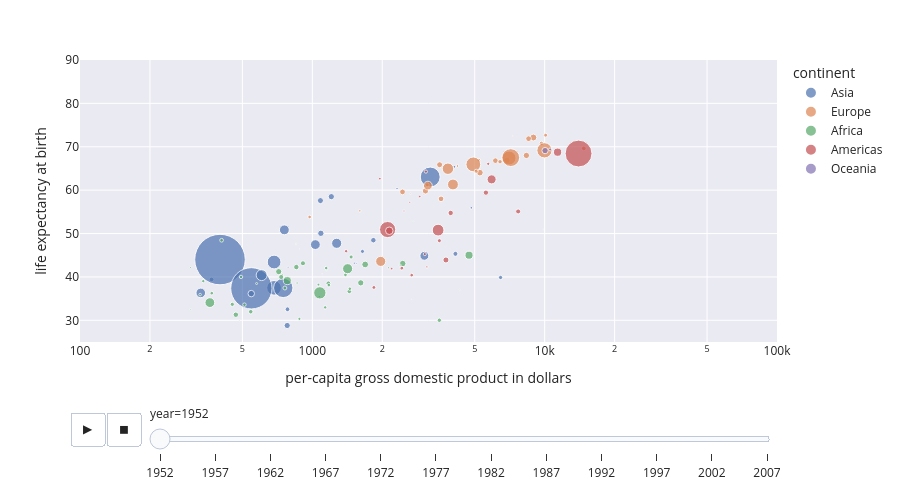

The code cell stored with this chart in its notebook:
### Markdown cell above
Entre autres possibilités, `plotly` propose une couche d'animation relativement simple à mettre en oeuvre

### Code cell
px.scatter(
    gapminder,
    x="gdpPercap",
    y="lifeExp",
    animation_frame="year",
    animation_group="country",
    size="pop",
    color="continent",
    hover_name="country",
    log_x=True,
    size_max=55,
    range_x=[100, 100000],
    range_y=[25, 90],
    labels={
        "lifeExp": "life expectancy at birth",
        "gdpPercap": "per-capita gross domestic product in dollars",
    },
).update_layout(height=500)

### Figure 1 — Plotly figure (JSON) as saved in the notebook; plotly's stock layout.template omitted (floating-point values rounded to 4 significant figures)
{"data": [{"hovertemplate": "<b>%{hovertext}</b><br><br>continent=Asia<br>year=1952<br>per-capita gross domestic product in dollars=%{x}<br>life expectancy at birth=%{y}<br>pop=%{marker.size}<extra></extra>", "hovertext": ["Afghanistan", "Bahrain", "Bangladesh", "Cambodia", "China", "Hong Kong, China", "India", "Indonesia", "Iran", "Iraq", "Israel", "Japan", "Jordan", "Korea, Dem. Rep.", "Korea, Rep.", "Kuwait", "Lebanon", "Malaysia", "Mongolia", "Myanmar", "Nepal", "Oman", "Pakistan", "Philippines", "Saudi Arabia", "Singapore", "Sri Lanka", "Syria", "Taiwan", "Thailand", "Vietnam", "West Bank and Gaza", "Yemen, Rep."], "ids": ["Afghanistan", "Bahrain", "Bangladesh", "Cambodia", "China", "Hong Kong, China", "India", "Indonesia", "Iran", "Iraq", "Israel", "Japan", "Jordan", "Korea, Dem. Rep.", "Korea, Rep.", "Kuwait", "Lebanon", "Malaysia", "Mongolia", "Myanmar", "Nepal", "Oman", "Pakistan", "Philippines", "Saudi Arabia", "Singapore", "Sri Lanka", "Syria", "Taiwan", "Thailand", "Vietnam", "West Bank and Gaza", "Yemen, Rep."], "legendgroup": "Asia", "marker": {"color": "rgb(76,114,176)", "size": [8425333, 120447, 46886859, 4693836, 556263527, 2125900, 372000000, 82052000, 17272000, 5441766, 1620914, 86459025, 607914, 8865488, 20947571, 160000, 1439529, 6748378, 800663, 20092996, 9182536, 507833, 41346560, 22438691, 4005677, 1127000, 7982342, 3661549, 8550362, 21289402, 26246839, 1030585, 4963829], "sizemode": "area", "sizeref": 435900.0, "symbol": "circle"}, "mode": "markers", "name": "Asia", "orientation": "v", "showlegend": true, "type": "scatter", "x": [779.4, 9867.0, 684.2, 368.5, 400.4, 3054.0, 546.6, 749.7, 3035.0, 4130.0, 4087.0, 3217.0, 1547.0, 1088.0, 1031.0, 108400.0, 4835.0, 1831.0, 786.6, 331.0, 545.9, 1828.0, 684.6, 1273.0, 6460.0, 2315.0, 1084.0, 1643.0, 1207.0, 757.8, 605.1, 1516.0, 781.7], "xaxis": "x", "y": [28.8, 50.94, 37.48, 39.42, 44.0, 60.96, 37.37, 37.47, 44.87, 45.32, 65.39, 63.03, 43.16, 50.06, 47.45, 55.56, 55.93, 48.46, 42.24, 36.32, 36.16, 37.58, 43.44, 47.75, 39.88, 60.4, 57.59, 45.88, 58.5, 50.85, 40.41, 43.16, 32.55], "yaxis": "y"}, {"hovertemplate": "<b>%{hovertext}</b><br><br>continent=Europe<br>year=1952<br>per-capita gross domestic product in dollars=%{x}<br>life expectancy at birth=%{y}<br>pop=%{marker.size}<extra></extra>", "hovertext": ["Albania", "Austria", "Belgium", "Bosnia and Herzegovina", "Bulgaria", "Croatia", "Czech Republic", "Denmark", "Finland", "France", "Germany", "Greece", "Hungary", "Iceland", "Ireland", "Italy", "Montenegro", "Netherlands", "Norway", "Poland", "Portugal", "Romania", "Serbia", "Slovak Republic", "Slovenia", "Spain", "Sweden", "Switzerland", "Turkey", "United Kingdom"], "ids": ["Albania", "Austria", "Belgium", "Bosnia and Herzegovina", "Bulgaria", "Croatia", "Czech Republic", "Denmark", "Finland", "France", "Germany", "Greece", "Hungary", "Iceland", "Ireland", "Italy", "Montenegro", "Netherlands", "Norway", "Poland", "Portugal", "Romania", "Serbia", "Slovak Republic", "Slovenia", "Spain", "Sweden", "Switzerland", "Turkey", "United Kingdom"], "legendgroup": "Europe", "marker": {"color": "rgb(221,132,82)", "size": [1282697, 6927772, 8730405, 2791000, 7274900, 3882229, 9125183, 4334000, 4090500, 42459667, 69145952, 7733250, 9504000, 147962, 2952156, 47666000, 413834, 10381988, 3327728, 25730551, 8526050, 16630000, 6860147, 3558137, 1489518, 28549870, 7124673, 4815000, 22235677, 50430000], "sizemode": "area", "sizeref": 435900.0, "symbol": "circle"}, "mode": "markers", "name": "Europe", "orientation": "v", "showlegend": true, "type": "scatter", "x": [1601.0, 6137.0, 8343.0, 973.5, 2444.0, 3119.0, 6876.0, 9692.0, 6425.0, 7030.0, 7144.0, 3531.0, 5264.0, 7268.0, 5210.0, 4931.0, 2648.0, 8942.0, 10100.0, 4029.0, 3068.0, 3145.0, 3581.0, 5075.0, 4215.0, 3834.0, 8528.0, 14730.0, 1969.0, 9980.0], "xaxis": "x", "y": [55.23, 66.8, 68.0, 53.82, 59.6, 61.21, 66.87, 70.78, 66.55, 67.41, 67.5, 65.86, 64.03, 72.49, 66.91, 65.94, 59.16, 72.13, 72.67, 61.31, 59.82, 61.05, 58.0, 64.36, 65.57, 64.94, 71.86, 69.62, 43.59, 69.18], "yaxis": "y"}, {"hovertemplate": "<b>%{hovertext}</b><br><br>continent=Africa<br>year=1952<br>per-capita gross domestic product in dollars=%{x}<br>life expectancy at birth=%{y}<br>pop=%{marker.size}<extra></extra>", "hovertext": ["Algeria", "Angola", "Benin", "Botswana", "Burkina Faso", "Burundi", "Cameroon", "Central African Republic", "Chad", "Comoros", "Congo, Dem. Rep.", "Congo, Rep.", "Cote d'Ivoire", "Djibouti", "Egypt", "Equatorial Guinea", "Eritrea", "Ethiopia", "Gabon", "Gambia", "Ghana", "Guinea", "Guinea-Bissau", "Kenya", "Lesotho", "Liberia", "Libya", "Madagascar", "Malawi", "Mali", "Mauritania", "Mauritius", "Morocco", "Mozambique", "Namibia", "Niger", "Nigeria", "Reunion", "Rwanda", "Sao Tome and Principe", "Senegal", "Sierra Leone", "Somalia", "South Africa", "Sudan", "Swaziland", "Tanzania", "Togo", "Tunisia", "Uganda", "Zambia", "Zimbabwe"], "ids": ["Algeria", "Angola", "Benin", "Botswana", "Burkina Faso", "Burundi", "Cameroon", "Central African Republic", "Chad", "Comoros", "Congo, Dem. Rep.", "Congo, Rep.", "Cote d'Ivoire", "Djibouti", "Egypt", "Equatorial Guinea", "Eritrea", "Ethiopia", "Gabon", "Gambia", "Ghana", "Guinea", "Guinea-Bissau", "Kenya", "Lesotho", "Liberia", "Libya", "Madagascar", "Malawi", "Mali", "Mauritania", "Mauritius", "Morocco", "Mozambique", "Namibia", "Niger", "Nigeria", "Reunion", "Rwanda", "Sao Tome and Principe", "Senegal", "Sierra Leone", "Somalia", "South Africa", "Sudan", "Swaziland", "Tanzania", "Togo", "Tunisia", "Uganda", "Zambia", "Zimbabwe"], "legendgroup": "Africa", "marker": {"color": "rgb(85,168,104)", "size": [9279525, 4232095, 1738315, 442308, 4469979, 2445618, 5009067, 1291695, 2682462, 153936, 14100005, 854885, 2977019, 63149, 22223309, 216964, 1438760, 20860941, 420702, 284320, 5581001, 2664249, 580653, 6464046, 748747, 863308, 1019729, 4762912, 2917802, 3838168, 1022556, 516556, 9939217, 6446316, 485831, 3379468, 33119096, 257700, 2534927, 60011, 2755589, 2143249, 2526994, 14264935, 8504667, 290243, 8322925, 1219113, 3647735, 5824797, 2672000, 3080907], "sizemode": "area", "sizeref": 435900.0, "symbol": "circle"}, "mode": "markers", "name": "Africa", "orientation": "v", "showlegend": true, "type": "scatter", "x": [2449.0, 3521.0, 1063.0, 851.2, 543.3, 339.3, 1173.0, 1071.0, 1179.0, 1103.0, 780.5, 2126.0, 1389.0, 2670.0, 1419.0, 375.6, 328.9, 362.1, 4293.0, 485.2, 911.3, 510.2, 299.9, 853.5, 298.8, 575.6, 2388.0, 1443.0, 369.2, 452.3, 743.1, 1968.0, 1688.0, 468.5, 2424.0, 761.9, 1077.0, 2719.0, 493.3, 879.6, 1450.0, 879.8, 1136.0, 4725.0, 1616.0, 1148.0, 716.7, 859.8, 1468.0, 734.8, 1147.0, 406.9], "xaxis": "x", "y": [43.08, 30.02, 38.22, 47.62, 31.98, 39.03, 38.52, 35.46, 38.09, 40.72, 39.14, 42.11, 40.48, 34.81, 41.89, 34.48, 35.93, 34.08, 37.0, 30.0, 43.15, 33.61, 32.5, 42.27, 42.14, 38.48, 42.72, 36.68, 36.26, 33.69, 40.54, 50.99, 42.87, 31.29, 41.73, 37.44, 36.32, 52.72, 40.0, 46.47, 37.28, 30.33, 32.98, 45.01, 38.63, 41.41, 41.22, 38.6, 44.6, 39.98, 42.04, 48.45], "yaxis": "y"}, {"hovertemplate": "<b>%{hovertext}</b><br><br>continent=Americas<br>year=1952<br>per-capita gross domestic product in dollars=%{x}<br>life expectancy at birth=%{y}<br>pop=%{marker.size}<extra></extra>", "hovertext": ["Argentina", "Bolivia", "Brazil", "Canada", "Chile", "Colombia", "Costa Rica", "Cuba", "Dominican Republic", "Ecuador", "El Salvador", "Guatemala", "Haiti", "Honduras", "Jamaica", "Mexico", "Nicaragua", "Panama", "Paraguay", "Peru", "Puerto Rico", "Trinidad and Tobago", "United States", "Uruguay", "Venezuela"], "ids": ["Argentina", "Bolivia", "Brazil", "Canada", "Chile", "Colombia", "Costa Rica", "Cuba", "Dominican Republic", "Ecuador", "El Salvador", "Guatemala", "Haiti", "Honduras", "Jamaica", "Mexico", "Nicaragua", "Panama", "Paraguay", "Peru", "Puerto Rico", "Trinidad and Tobago", "United States", "Uruguay", "Venezuela"], "legendgroup": "Americas", "marker": {"color": "rgb(196,78,82)", "size": [17876956, 2883315, 56602560, 14785584, 6377619, 12350771, 926317, 6007797, 2491346, 3548753, 2042865, 3146381, 3201488, 1517453, 1426095, 30144317, 1165790, 940080, 1555876, 8025700, 2227000, 662850, 157553000, 2252965, 5439568], "sizemode": "area", "sizeref": 435900.0, "symbol": "circle"}, "mode": "markers", "name": "Americas", "orientation": "v", "showlegend": true, "type": "scatter", "x": [5911.0, 2677.0, 2109.0, 11370.0, 3940.0, 2144.0, 2627.0, 5587.0, 1398.0, 3522.0, 3048.0, 2428.0, 1840.0, 2195.0, 2899.0, 3478.0, 3112.0, 2480.0, 1952.0, 3759.0, 3082.0, 3023.0, 13990.0, 5717.0, 7690.0], "xaxis": "x", "y": [62.48, 40.41, 50.92, 68.75, 54.74, 50.64, 57.21, 59.42, 45.93, 48.36, 45.26, 42.02, 37.58, 41.91, 58.53, 50.79, 42.31, 55.19, 62.65, 43.9, 64.28, 59.1, 68.44, 66.07, 55.09], "yaxis": "y"}, {"hovertemplate": "<b>%{hovertext}</b><br><br>continent=Oceania<br>year=1952<br>per-capita gross domestic product in dollars=%{x}<br>life expectancy at birth=%{y}<br>pop=%{marker.size}<extra></extra>", "hovertext": ["Australia", "New Zealand"], "ids": ["Australia", "New Zealand"], "legendgroup": "Oceania", "marker": {"color": "rgb(129,114,179)", "size": [8691212, 1994794], "sizemode": "area", "sizeref": 435900.0, "symbol": "circle"}, "mode": "markers", "name": "Oceania", "orientation": "v", "showlegend": true, "type": "scatter", "x": [10040.0, 10560.0], "xaxis": "x", "y": [69.12, 69.39], "yaxis": "y"}], "layout": {"height": 500, "legend": {"itemsizing": "constant", "title": {"text": "continent"}, "tracegroupgap": 0}, "margin": {"t": 60}, "sliders": [{"active": 0, "currentvalue": {"prefix": "year="}, "len": 0.9, "pad": {"b": 10, "t": 60}, "steps": [{"args": [["1952"], {"frame": {"duration": 0, "redraw": false}, "fromcurrent": true, "mode": "immediate", "transition": {"duration": 0, "easing": "linear"}}], "label": "1952", "method": "animate"}, {"args": [["1957"], {"frame": {"duration": 0, "redraw": false}, "fromcurrent": true, "mode": "immediate", "transition": {"duration": 0, "easing": "linear"}}], "label": "1957", "method": "animate"}, {"args": [["1962"], {"frame": {"duration": 0, "redraw": false}, "fromcurrent": true, "mode": "immediate", "transition": {"duration": 0, "easing": "linear"}}], "label": "1962", "method": "animate"}, {"args": [["1967"], {"frame": {"duration": 0, "redraw": false}, "fromcurrent": true, "mode": "immediate", "transition": {"duration": 0, "easing": "linear"}}], "label": "1967", "method": "animate"}, {"args": [["1972"], {"frame": {"duration": 0, "redraw": false}, "fromcurrent": true, "mode": "immediate", "transition": {"duration": 0, "easing": "linear"}}], "label": "1972", "method": "animate"}, {"args": [["1977"], {"frame": {"duration": 0, "redraw": false}, "fromcurrent": true, "mode": "immediate", "transition": {"duration": 0, "easing": "linear"}}], "label": "1977", "method": "animate"}, {"args": [["1982"], {"frame": {"duration": 0, "redraw": false}, "fromcurrent": true, "mode": "immediate", "transition": {"duration": 0, "easing": "linear"}}], "label": "1982", "method": "animate"}, {"args": [["1987"], {"frame": {"duration": 0, "redraw": false}, "fromcurrent": true, "mode": "immediate", "transition": {"duration": 0, "easing": "linear"}}], "label": "1987", "method": "animate"}, {"args": [["1992"], {"frame": {"duration": 0, "redraw": false}, "fromcurrent": true, "mode": "immediate", "transition": {"duration": 0, "easing": "linear"}}], "label": "1992", "method": "animate"}, {"args": [["1997"], {"frame": {"duration": 0, "redraw": false}, "fromcurrent": true, "mode": "immediate", "transition": {"duration": 0, "easing": "linear"}}], "label": "1997", "method": "animate"}, {"args": [["2002"], {"frame": {"duration": 0, "redraw": false}, "fromcurrent": true, "mode": "immediate", "transition": {"duration": 0, "easing": "linear"}}], "label": "2002", "method": "animate"}, {"args": [["2007"], {"frame": {"duration": 0, "redraw": false}, "fromcurrent": true, "mode": "immediate", "transition": {"duration": 0, "easing": "linear"}}], "label": "2007", "method": "animate"}], "x": 0.1, "xanchor": "left", "y": 0, "yanchor": "top"}], "updatemenus": [{"buttons": [{"args": [null, {"frame": {"duration": 500, "redraw": false}, "fromcurrent": true, "mode": "immediate", "transition": {"duration": 500, "easing": "linear"}}], "label": "&#9654;", "method": "animate"}, {"args": [[null], {"frame": {"duration": 0, "redraw": false}, "fromcurrent": true, "mode": "immediate", "transition": {"duration": 0, "easing": "linear"}}], "label": "&#9724;", "method": "animate"}], "direction": "left", "pad": {"r": 10, "t": 70}, "showactive": false, "type": "buttons", "x": 0.1, "xanchor": "right", "y": 0, "yanchor": "top"}], "xaxis": {"anchor": "y", "domain": [0, 1], "range": [2, 5], "title": {"text": "per-capita gross domestic product in dollars"}, "type": "log"}, "yaxis": {"anchor": "x", "domain": [0, 1], "range": [25, 90], "title": {"text": "life expectancy at birth"}}}}
